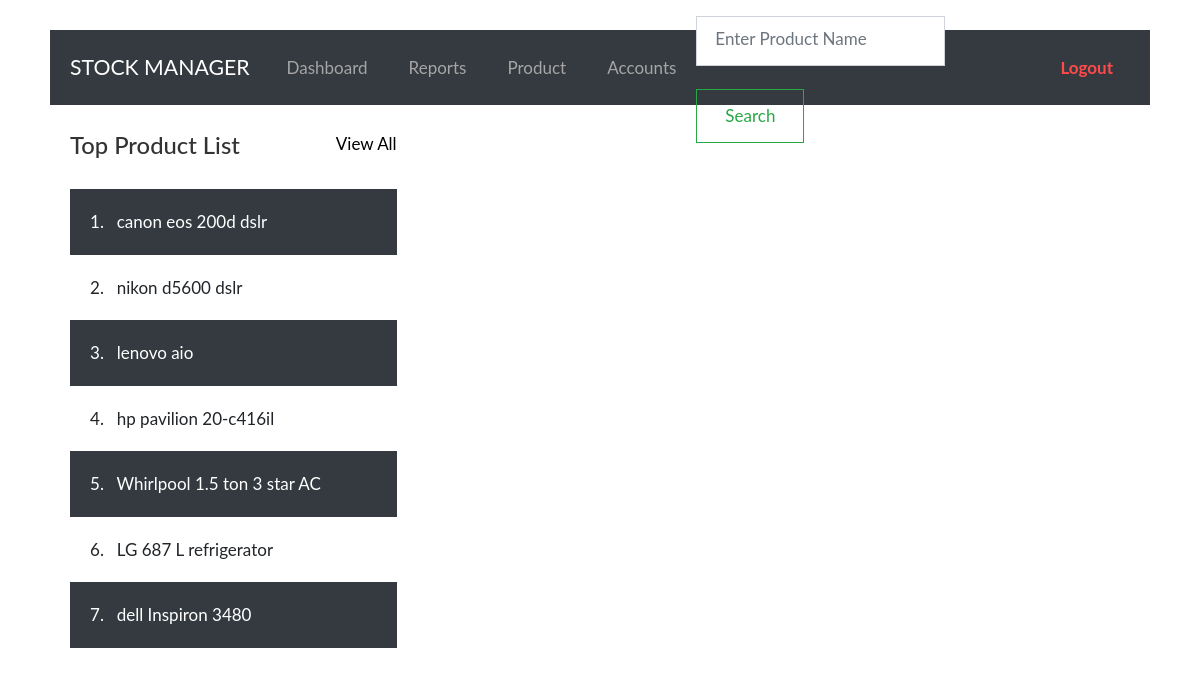
The page /dashboard/ (signed in) on the database its author committed.
### inventory/models.py (models this page shows, shortened)
class product(models.Model):
	name=models.CharField(max_length=50,blank=False,unique=True)
	category=models.CharField(max_length=50,blank=False)
	price=models.IntegerField()
	expire_date=models.DateField()
	units=models.IntegerField()
	class Meta:
		ordering=['-expire_date']

### inventory/views.py (the view)
# urls.py: url('dashboard/',views.dashboard,name='dashboard'),
@login_required
def dashboard(request):
	items=product.objects.order_by('category')
	graph_data=product.objects.raw('select * from (select id,category,sum(units) as units from inventory_product group by category UNION select id,p_category,1-1 from inventory_cat where p_category NOT IN (select category from inventory_product group by category)) group by category')
	category=cat.objects.order_by('p_category')
	my_context3={"items":items,"graph_data":graph_data,"category":category}
	return render(request,'main/index.html',my_context3)

### inventory/templates/main/index.html (shortened to what this page needs)
{% load staticfiles%}
<!DOCTYPE html>
<html lang="en">
<head>
  <link rel="stylesheet" href="https://maxcdn.bootstrapcdn.com/bootstrap/4.3.1/css/bootstrap.min.css">
  <link rel="stylesheet" href="https://cdnjs.cloudflare.com/ajax/libs/font-awesome/4.7.0/css/font-awesome.min.css">
  <link rel="stylesheet" href={% static "css/bootstrap.min.css" %}>
  <link rel="stylesheet" href={% static "css/main.css" %}>
</head>
<body style="background: ">
<nav class="navbar navbar-expand-xl navbar-dark bg-dark">
  <a class="navbar-brand" href="#">STOCK MANAGER</a>
  <div class="collapse navbar-collapse" id="navbarSupportedContent">
    <ul class="navbar-nav">
      <li class="nav-item">
        <a class="nav-link" href="{% url 'dashboard' %}">Dashboard</a>
      </li>
      <li class="nav-item dropdown">
        <a class="nav-link " href="{% url 'report' %}">Reports</a>
      </li>
      <li class="nav-item">
        <a class="nav-link" href="{% url 'product' %}">Product</a>
      </li>
      <li class="nav-item">
        <a class="nav-link" href="{% url 'account' %}">Accounts</a>
      </li>
    </ul>
    <form class="form-inline my-2 my-lg-0 ml-auto" method="POST" action="{% url 'search_product' %}">
      <input class="form-control mr-sm-2 search_bar" type="text" name="search_product" placeholder="Enter Product Name" aria-label="Search">
      <button class="btn btn-outline-success my-2 my-sm-0" type="submit" name="search">Search</button>
    </form>
      <li class="nav-item" style="list-style-type:none;">
        <a class="nav-link" href="/admin/logout/">
        <span style="color:#ff4a4a; "><b>Logout</b></span>
        </a>
      </li>
  </div>
</nav>
{% block content %}
<div class="container">
    <div class="row my-4">
                <div class="col-xl-4 col-lg-12 col-sm-12 tm-md-12 tm-sm-12 tm-col">
                    <div class="bg-white tm-block h-100">
                        <div class="row">
                            <div class="col-8">
                                <h2 class="tm-block-title d-inline-block">Top Product List</h2>
                            </div>
                            <div class="col-4 text-right">
                                <a href="/product/" class="tm-link-black">View All</a>
                            </div>
                        </div>
                        <ol class="tm-list-group tm-list-group-alternate-color tm-list-group-pad-big">
                            {% for i in items %}
                            {% if forloop.counter <= 7 %}
                            <li class="tm-list-group-item">
                                {{ i.name }}
                            </li>
                            {% endif %}
                            {% endfor %}
                        </ol>
                    </div>
                </div>
                <div class="col-xl-8 col-lg-12 tm-md-12 tm-sm-12 tm-col">
                        </div>
</div>
{% endblock content %}
</body>
</html>

### static/css/main.css (style rules this page uses)
html { font-size: 17px; }
body { font-family: 'lato', sans-serif; overflow-x: hidden; }
body { background-size: cover; background-repeat: no-repeat; background-position: center; background-attachment: fixed; padding-left: 50px; padding-right: 50px; }
a { transition: all 0.3s ease; }
.navbar-brand { display: flex; align-items: center; }
.navbar { height: 75px; padding-left: 20px; padding-right: 20px; margin-top: 30px; }
.tm-block { padding: 0; }
.tm-block-title { font-size: 1.4rem; color: #333; margin-bottom: 30px; }
.navbar-dark .navbar-nav .nav-link { color: #a6a6a6; }
.navbar-dark .navbar-nav .nav-link, .dropdown-item { padding: 15px 20px; }
.nav-item { margin-right: 30px; }
.nav-item:last-child { margin-right: 0; }
.tm-col { padding-left: 20px; padding-right: 20px; margin-bottom: 50px; }
.tm-link-black { color: black; }
ol { margin-bottom: 0; }
.tm-list-group { counter-reset: myOrderedListItemsCounter; padding-left: 0; }
.tm-list-group > li { list-style-type: none; position: relative; cursor: pointer; transition: all 0.3s ease; padding: 8px; }
.tm-list-group-pad-big > li { padding: 20px; }
.tm-list-group-alternate-color > li:nth-child(odd) { background-color: rgb(52,58,64); color: white; }
.tm-list-group > li:before { counter-increment: myOrderedListItemsCounter; content: counter(myOrderedListItemsCounter) "."; margin-right: 0.5em; }
.form-control { margin-bottom: 23px; padding: 15px 18px; border-radius: 0; height: 50px; }
.btn { border-radius: 0; padding: 13px 28px; transition: all 0.2s ease; max-width: 100%; }
.search_bar { margin-top: 24px; padding-top: 10px; }
@media (min-width: 1200px) { .container { max-width: 1630px; } }
@media (max-width: 1275px) and (min-width: 1200px) { .nav-item { margin-right: 15px; } }
@media (max-width: 1350px) { .nav-item { margin-right: 1px; } }

### rows shown on the page
product: name "canon eos 200d dslr"
product: name "nikon d5600 dslr"
product: name "lenovo aio"
product: name "hp pavilion 20-c416il"
product: name "Whirlpool 1.5 ton 3 star AC"
product: name "LG 687 L refrigerator"
product: name "dell Inspiron 3480"
